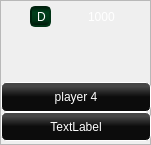
      <widget class="QFrame" name="frame_pl_4">
       <property name="geometry">
        <rect>
         <x>329</x>
         <y>360</y>
         <width>151</width>
         <height>145</height>
        </rect>
       </property>
       <property name="sizePolicy">
        <sizepolicy hsizetype="Fixed" vsizetype="Fixed">
         <horstretch>0</horstretch>
         <verstretch>0</verstretch>
        </sizepolicy>
       </property>
       <property name="minimumSize">
        <size>
         <width>116</width>
         <height>145</height>
        </size>
       </property>
       <property name="maximumSize">
        <size>
         <width>160</width>
         <height>155</height>
        </size>
       </property>
       <property name="styleSheet">
        <string notr="true">#frame_pl_4{
	border: none;
}</string>
       </property>
       <property name="frameShape">
        <enum>QFrame::StyledPanel</enum>
       </property>
       <property name="frameShadow">
        <enum>QFrame::Raised</enum>
       </property>
       <widget class="QLabel" name="label_p4c2">
        <property name="geometry">
         <rect>
          <x>40</x>
          <y>33</y>
          <width>35</width>
          <height>50</height>
         </rect>
        </property>
        <property name="minimumSize">
         <size>
          <width>0</width>
          <height>50</height>
         </size>
        </property>
        <property name="maximumSize">
         <size>
          <width>35</width>
          <height>50</height>
         </size>
        </property>
        <property name="styleSheet">
         <string notr="true">border: 0px solid transparent;</string>
        </property>
        <property name="text">
         <string/>
        </property>
        <property name="pixmap">
         <pixmap>images/41x60/back.png</pixmap>
        </property>
        <property name="scaledContents">
         <bool>true</bool>
        </property>
       </widget>
       <widget class="QFrame" name="frame_11">
        <property name="geometry">
         <rect>
          <x>1</x>
          <y>82</y>
          <width>150</width>
          <height>60</height>
         </rect>
        </property>
        <property name="maximumSize">
         <size>
          <width>150</width>
          <height>60</height>
         </size>
        </property>
        <property name="styleSheet">
         <string notr="true">#frame_11{
	border: none;
}</string>
        </property>
        <property name="frameShape">
         <enum>QFrame::StyledPanel</enum>
        </property>
        <property name="frameShadow">
         <enum>QFrame::Raised</enum>
        </property>
        <layout class="QVBoxLayout" name="verticalLayout_6">
         <property name="spacing">
          <number>0</number>
         </property>
         <property name="leftMargin">
          <number>0</number>
         </property>
         <property name="topMargin">
          <number>0</number>
         </property>
         <property name="rightMargin">
          <number>0</number>
         </property>
         <property name="bottomMargin">
          <number>1</number>
         </property>
         <item>
          <widget class="QLabel" name="label_pl_4_name">
           <property name="minimumSize">
            <size>
             <width>110</width>
             <height>26</height>
            </size>
           </property>
           <property name="maximumSize">
            <size>
             <width>16777215</width>
             <height>35</height>
            </size>
           </property>
           <property name="styleSheet">
            <string notr="true">color: white;
background-color: qlineargradient(spread:pad, x1:0, y1:0, x2:0, y2:1, stop:0 rgba(70, 70, 70, 255), stop:0.142045 rgba(70, 70, 70, 255), stop:0.494318 rgba(12, 12, 12, 255), stop:1 rgba(12, 12, 12, 255));
border: 1px solid white;
border-radius: 5px;</string>
           </property>
           <property name="text">
            <string>player 4</string>
           </property>
           <property name="alignment">
            <set>Qt::AlignCenter</set>
           </property>
          </widget>
         </item>
         <item>
          <widget class="QLabel" name="label_pl_4_btc">
           <property name="minimumSize">
            <size>
             <width>110</width>
             <height>26</height>
            </size>
           </property>
           <property name="maximumSize">
            <size>
             <width>16777215</width>
             <height>35</height>
            </size>
           </property>
           <property name="styleSheet">
            <string notr="true">color: white;
background-color: qlineargradient(spread:pad, x1:0, y1:0, x2:0, y2:1, stop:0 rgba(70, 70, 70, 255), stop:0.142045 rgba(70, 70, 70, 255), stop:0.494318 rgba(12, 12, 12, 255), stop:1 rgba(12, 12, 12, 255));
border: 1px solid white;
border-radius: 5px;</string>
           </property>
           <property name="text">
            <string>TextLabel</string>
           </property>
           <property name="alignment">
            <set>Qt::AlignCenter</set>
           </property>
          </widget>
         </item>
        </layout>
       </widget>
       <widget class="QLabel" name="label_p4c1">
        <property name="geometry">
         <rect>
          <x>85</x>
          <y>33</y>
          <width>35</width>
          <height>50</height>
         </rect>
        </property>
        <property name="minimumSize">
         <size>
          <width>0</width>
          <height>50</height>
         </size>
        </property>
        <property name="maximumSize">
         <size>
          <width>35</width>
          <height>50</height>
         </size>
        </property>
        <property name="layoutDirection">
         <enum>Qt::RightToLeft</enum>
        </property>
        <property name="styleSheet">
         <string notr="true">border: 0px solid transparent;</string>
        </property>
        <property name="text">
         <string/>
        </property>
        <property name="pixmap">
         <pixmap>images/41x60/back.png</pixmap>
        </property>
        <property name="scaledContents">
         <bool>true</bool>
        </property>
       </widget>
       <widget class="QLabel" name="pl_4_avatar">
        <property name="geometry">
         <rect>
          <x>50</x>
          <y>33</y>
          <width>50</width>
          <height>50</height>
         </rect>
        </property>
        <property name="minimumSize">
         <size>
          <width>50</width>
          <height>50</height>
         </size>
        </property>
        <property name="text">
         <string/>
        </property>
        <property name="pixmap">
         <pixmap>images/ksdfvQWC.png</pixmap>
        </property>
        <property name="scaledContents">
         <bool>true</bool>
        </property>
       </widget>
       <widget class="QFrame" name="frame_18">
        <property name="geometry">
         <rect>
          <x>30</x>
          <y>0</y>
          <width>110</width>
          <height>33</height>
         </rect>
        </property>
        <property name="minimumSize">
         <size>
          <width>100</width>
          <height>33</height>
         </size>
        </property>
        <property name="maximumSize">
         <size>
          <width>115</width>
          <height>30</height>
         </size>
        </property>
        <property name="styleSheet">
         <string notr="true">#frame_18{
	border: none;
}</string>
        </property>
        <property name="frameShape">
         <enum>QFrame::StyledPanel</enum>
        </property>
        <property name="frameShadow">
         <enum>QFrame::Raised</enum>
        </property>
        <layout class="QHBoxLayout" name="horizontalLayout_8">
         <property name="spacing">
          <number>8</number>
         </property>
         <property name="leftMargin">
          <number>0</number>
         </property>
         <property name="topMargin">
          <number>0</number>
         </property>
         <property name="rightMargin">
          <number>0</number>
         </property>
         <property name="bottomMargin">
          <number>0</number>
         </property>
         <item>
          <widget class="QLabel" name="label_pl_4_dealer">
           <property name="minimumSize">
            <size>
             <width>21</width>
             <height>21</height>
            </size>
           </property>
           <property name="maximumSize">
            <size>
             <width>21</width>
             <height>21</height>
            </size>
           </property>
           <property name="styleSheet">
            <string notr="true">background-color: qlineargradient(spread:pad, x1:1, y1:0, x2:1, y2:1, stop:0 rgba(0, 30, 13, 255), stop:0.272727 rgba(0, 64, 28, 255), stop:0.6875 rgba(0, 54, 23, 255), stop:1 rgba(0, 16, 7, 255));
color: white;
font: 10pt &quot;Montserrat&quot;;
border: 2px solid black;
border-style: inset;
border-color: rgb(0, 34, 14);
padding-left: 2px;
border-radius: 5px;</string>
           </property>
           <property name="text">
            <string>D</string>
           </property>
           <property name="alignment">
            <set>Qt::AlignCenter</set>
           </property>
          </widget>
         </item>
         <item>
          <widget class="QLabel" name="label_pl_4_bet">
           <property name="minimumSize">
            <size>
             <width>21</width>
             <height>21</height>
            </size>
           </property>
           <property name="maximumSize">
            <size>
             <width>21</width>
             <height>21</height>
            </size>
           </property>
           <property name="text">
            <string/>
           </property>
           <property name="pixmap">
            <pixmap>images/jLyAbQqTfW.png</pixmap>
           </property>
           <property name="scaledContents">
            <bool>true</bool>
           </property>
          </widget>
         </item>
         <item>
          <widget class="QLabel" name="label_pl_4_bet_amt">
           <property name="maximumSize">
            <size>
             <width>16777215</width>
             <height>25</height>
            </size>
           </property>
           <property name="styleSheet">
            <string notr="true">color: white;
font: 11pt &quot;Montserrat&quot;;
border-radius: 5px;
background-color: transparent;</string>
           </property>
           <property name="text">
            <string>1000</string>
           </property>
           <property name="alignment">
            <set>Qt::AlignLeading|Qt::AlignLeft|Qt::AlignVCenter</set>
           </property>
           <property name="wordWrap">
            <bool>true</bool>
           </property>
          </widget>
         </item>
        </layout>
       </widget>
      </widget>
